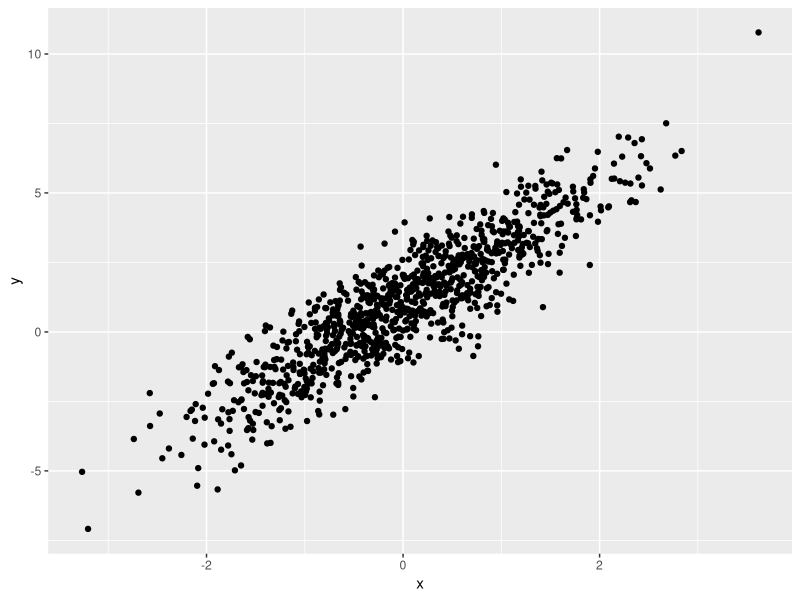
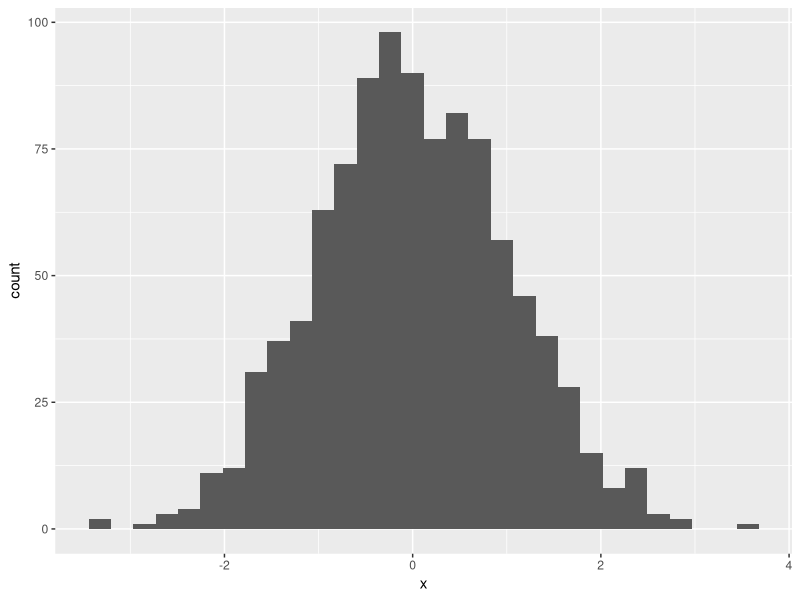
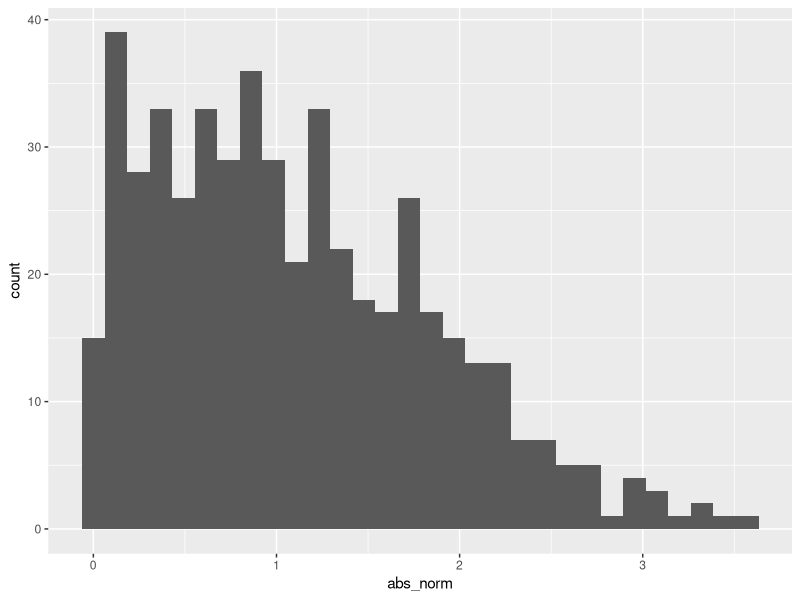

Write the R code that produced these figures, in order.
## ---- chunk 1
library(tidyverse)
## ---- chunk 2
samp = rnorm(100)
length(samp)
## ---- chunk 3
plot_df = 
  tibble(
    x = rnorm(n = 1000),
    y = 1 + 2 * x + rnorm(n = 1000)
  )

ggplot(plot_df, aes(x = x, y = y)) + geom_point()
## ---- chunk 4
ggplot(plot_df, aes(x = x)) + geom_histogram()
## ---- chunk 5
la_df = 
  tibble(
    norm = rnorm(n = 500, mean = 1),
    logical = norm > 0,
    abs_norm = abs(norm)
  )

ggplot(la_df, aes(x = abs_norm)) + geom_histogram()
